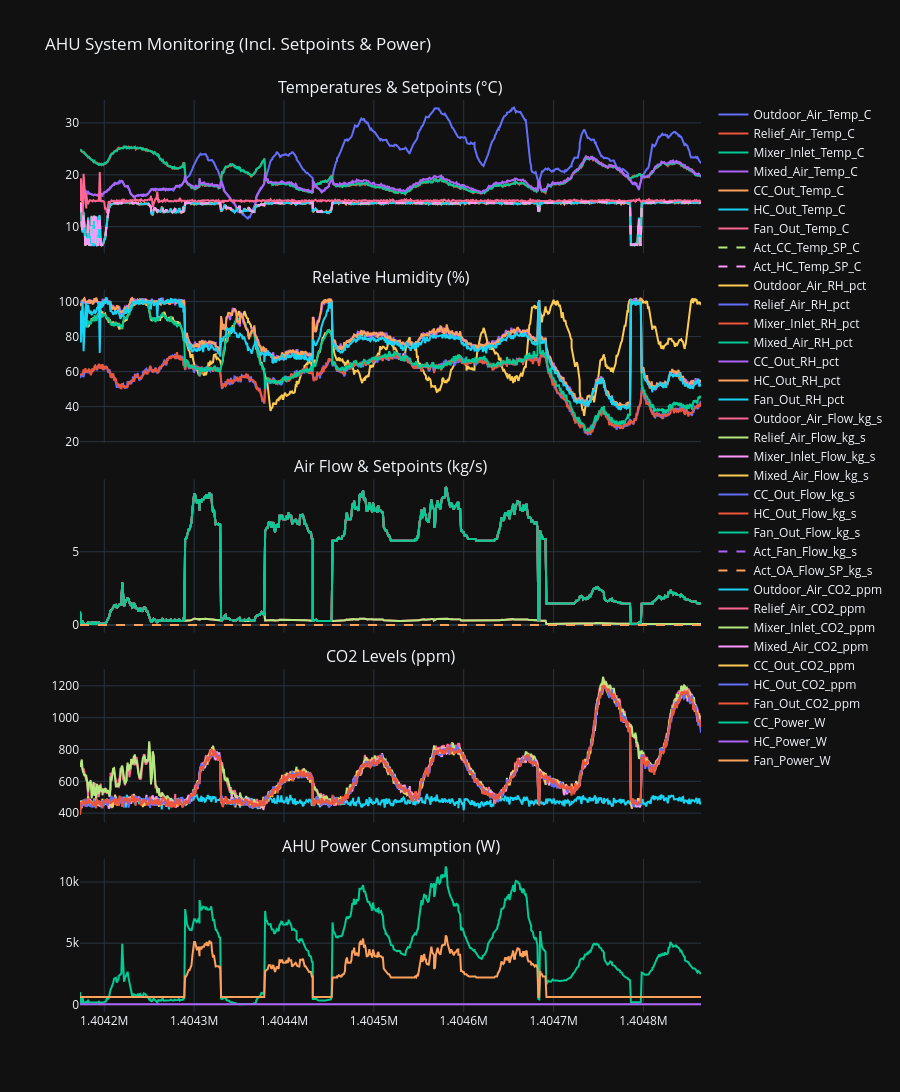

Write notebook code for a chart like this one.
### Code cell
plot_ahu_monitoring(df)

### Figure 1 — Plotly figure (JSON) as saved in the notebook; plotly's stock layout.template omitted (floating-point values rounded to 4 significant figures; data arrays with more than 128 entries replaced by an {"elided": "..."} marker saying what was removed)
{"data": [{"mode": "lines", "name": "Outdoor_Air_Temp_C", "type": "scatter", "x": {"elided": "768 int values"}, "xaxis": "x", "y": {"elided": "768 float values"}, "yaxis": "y"}, {"mode": "lines", "name": "Relief_Air_Temp_C", "type": "scatter", "x": {"elided": "768 int values"}, "xaxis": "x", "y": {"elided": "768 float values"}, "yaxis": "y"}, {"mode": "lines", "name": "Mixer_Inlet_Temp_C", "type": "scatter", "x": {"elided": "768 int values"}, "xaxis": "x", "y": {"elided": "768 float values"}, "yaxis": "y"}, {"mode": "lines", "name": "Mixed_Air_Temp_C", "type": "scatter", "x": {"elided": "768 int values"}, "xaxis": "x", "y": {"elided": "768 float values"}, "yaxis": "y"}, {"mode": "lines", "name": "CC_Out_Temp_C", "type": "scatter", "x": {"elided": "768 int values"}, "xaxis": "x", "y": {"elided": "768 float values"}, "yaxis": "y"}, {"mode": "lines", "name": "HC_Out_Temp_C", "type": "scatter", "x": {"elided": "768 int values"}, "xaxis": "x", "y": {"elided": "768 float values"}, "yaxis": "y"}, {"mode": "lines", "name": "Fan_Out_Temp_C", "type": "scatter", "x": {"elided": "768 int values"}, "xaxis": "x", "y": {"elided": "768 float values"}, "yaxis": "y"}, {"line": {"dash": "dash"}, "mode": "lines", "name": "Act_CC_Temp_SP_C", "type": "scatter", "x": {"elided": "768 int values"}, "xaxis": "x", "y": {"elided": "768 float values"}, "yaxis": "y"}, {"line": {"dash": "dash"}, "mode": "lines", "name": "Act_HC_Temp_SP_C", "type": "scatter", "x": {"elided": "768 int values"}, "xaxis": "x", "y": {"elided": "768 float values"}, "yaxis": "y"}, {"mode": "lines", "name": "Outdoor_Air_RH_pct", "type": "scatter", "x": {"elided": "768 int values"}, "xaxis": "x2", "y": {"elided": "768 float values"}, "yaxis": "y2"}, {"mode": "lines", "name": "Relief_Air_RH_pct", "type": "scatter", "x": {"elided": "768 int values"}, "xaxis": "x2", "y": {"elided": "768 float values"}, "yaxis": "y2"}, {"mode": "lines", "name": "Mixer_Inlet_RH_pct", "type": "scatter", "x": {"elided": "768 int values"}, "xaxis": "x2", "y": {"elided": "768 float values"}, "yaxis": "y2"}, {"mode": "lines", "name": "Mixed_Air_RH_pct", "type": "scatter", "x": {"elided": "768 int values"}, "xaxis": "x2", "y": {"elided": "768 float values"}, "yaxis": "y2"}, {"mode": "lines", "name": "CC_Out_RH_pct", "type": "scatter", "x": {"elided": "768 int values"}, "xaxis": "x2", "y": {"elided": "768 float values"}, "yaxis": "y2"}, {"mode": "lines", "name": "HC_Out_RH_pct", "type": "scatter", "x": {"elided": "768 int values"}, "xaxis": "x2", "y": {"elided": "768 float values"}, "yaxis": "y2"}, {"mode": "lines", "name": "Fan_Out_RH_pct", "type": "scatter", "x": {"elided": "768 int values"}, "xaxis": "x2", "y": {"elided": "768 float values"}, "yaxis": "y2"}, {"mode": "lines", "name": "Outdoor_Air_Flow_kg_s", "type": "scatter", "x": {"elided": "768 int values"}, "xaxis": "x3", "y": {"elided": "768 float values"}, "yaxis": "y3"}, {"mode": "lines", "name": "Relief_Air_Flow_kg_s", "type": "scatter", "x": {"elided": "768 int values"}, "xaxis": "x3", "y": {"elided": "768 float values"}, "yaxis": "y3"}, {"mode": "lines", "name": "Mixer_Inlet_Flow_kg_s", "type": "scatter", "x": {"elided": "768 int values"}, "xaxis": "x3", "y": {"elided": "768 float values"}, "yaxis": "y3"}, {"mode": "lines", "name": "Mixed_Air_Flow_kg_s", "type": "scatter", "x": {"elided": "768 int values"}, "xaxis": "x3", "y": {"elided": "768 float values"}, "yaxis": "y3"}, {"mode": "lines", "name": "CC_Out_Flow_kg_s", "type": "scatter", "x": {"elided": "768 int values"}, "xaxis": "x3", "y": {"elided": "768 float values"}, "yaxis": "y3"}, {"mode": "lines", "name": "HC_Out_Flow_kg_s", "type": "scatter", "x": {"elided": "768 int values"}, "xaxis": "x3", "y": {"elided": "768 float values"}, "yaxis": "y3"}, {"mode": "lines", "name": "Fan_Out_Flow_kg_s", "type": "scatter", "x": {"elided": "768 int values"}, "xaxis": "x3", "y": {"elided": "768 float values"}, "yaxis": "y3"}, {"line": {"dash": "dash"}, "mode": "lines", "name": "Act_Fan_Flow_kg_s", "type": "scatter", "x": {"elided": "768 int values"}, "xaxis": "x3", "y": {"elided": "768 int values"}, "yaxis": "y3"}, {"line": {"dash": "dash"}, "mode": "lines", "name": "Act_OA_Flow_SP_kg_s", "type": "scatter", "x": {"elided": "768 int values"}, "xaxis": "x3", "y": {"elided": "768 int values"}, "yaxis": "y3"}, {"mode": "lines", "name": "Outdoor_Air_CO2_ppm", "type": "scatter", "x": {"elided": "768 int values"}, "xaxis": "x4", "y": {"elided": "768 float values"}, "yaxis": "y4"}, {"mode": "lines", "name": "Relief_Air_CO2_ppm", "type": "scatter", "x": {"elided": "768 int values"}, "xaxis": "x4", "y": {"elided": "768 float values"}, "yaxis": "y4"}, {"mode": "lines", "name": "Mixer_Inlet_CO2_ppm", "type": "scatter", "x": {"elided": "768 int values"}, "xaxis": "x4", "y": {"elided": "768 float values"}, "yaxis": "y4"}, {"mode": "lines", "name": "Mixed_Air_CO2_ppm", "type": "scatter", "x": {"elided": "768 int values"}, "xaxis": "x4", "y": {"elided": "768 float values"}, "yaxis": "y4"}, {"mode": "lines", "name": "CC_Out_CO2_ppm", "type": "scatter", "x": {"elided": "768 int values"}, "xaxis": "x4", "y": {"elided": "768 float values"}, "yaxis": "y4"}, {"mode": "lines", "name": "HC_Out_CO2_ppm", "type": "scatter", "x": {"elided": "768 int values"}, "xaxis": "x4", "y": {"elided": "768 float values"}, "yaxis": "y4"}, {"mode": "lines", "name": "Fan_Out_CO2_ppm", "type": "scatter", "x": {"elided": "768 int values"}, "xaxis": "x4", "y": {"elided": "768 float values"}, "yaxis": "y4"}, {"mode": "lines", "name": "CC_Power_W", "type": "scatter", "x": {"elided": "768 int values"}, "xaxis": "x5", "y": {"elided": "768 float values"}, "yaxis": "y5"}, {"mode": "lines", "name": "HC_Power_W", "type": "scatter", "x": {"elided": "768 int values"}, "xaxis": "x5", "y": {"elided": "768 int values"}, "yaxis": "y5"}, {"mode": "lines", "name": "Fan_Power_W", "type": "scatter", "x": {"elided": "768 int values"}, "xaxis": "x5", "y": {"elided": "768 float values"}, "yaxis": "y5"}], "layout": {"annotations": [{"font": {"size": 16}, "showarrow": false, "text": "Temperatures & Setpoints (°C)", "x": 0.5, "xanchor": "center", "xref": "paper", "y": 1, "yanchor": "bottom", "yref": "paper"}, {"font": {"size": 16}, "showarrow": false, "text": "Relative Humidity (%)", "x": 0.5, "xanchor": "center", "xref": "paper", "y": 0.792, "yanchor": "bottom", "yref": "paper"}, {"font": {"size": 16}, "showarrow": false, "text": "Air Flow & Setpoints (kg/s)", "x": 0.5, "xanchor": "center", "xref": "paper", "y": 0.584, "yanchor": "bottom", "yref": "paper"}, {"font": {"size": 16}, "showarrow": false, "text": "CO2 Levels (ppm)", "x": 0.5, "xanchor": "center", "xref": "paper", "y": 0.376, "yanchor": "bottom", "yref": "paper"}, {"font": {"size": 16}, "showarrow": false, "text": "AHU Power Consumption (W)", "x": 0.5, "xanchor": "center", "xref": "paper", "y": 0.168, "yanchor": "bottom", "yref": "paper"}], "height": 1200, "hovermode": "x unified", "title": {"text": "AHU System Monitoring (Incl. Setpoints & Power)"}, "xaxis": {"anchor": "y", "domain": [0, 1], "matches": "x5", "showticklabels": false}, "xaxis2": {"anchor": "y2", "domain": [0, 1], "matches": "x5", "showticklabels": false}, "xaxis3": {"anchor": "y3", "domain": [0, 1], "matches": "x5", "showticklabels": false}, "xaxis4": {"anchor": "y4", "domain": [0, 1], "matches": "x5", "showticklabels": false}, "xaxis5": {"anchor": "y5", "domain": [0, 1]}, "yaxis": {"anchor": "x", "domain": [0.832, 1]}, "yaxis2": {"anchor": "x2", "domain": [0.624, 0.792]}, "yaxis3": {"anchor": "x3", "domain": [0.416, 0.584]}, "yaxis4": {"anchor": "x4", "domain": [0.208, 0.376]}, "yaxis5": {"anchor": "x5", "domain": [0, 0.168]}}}
